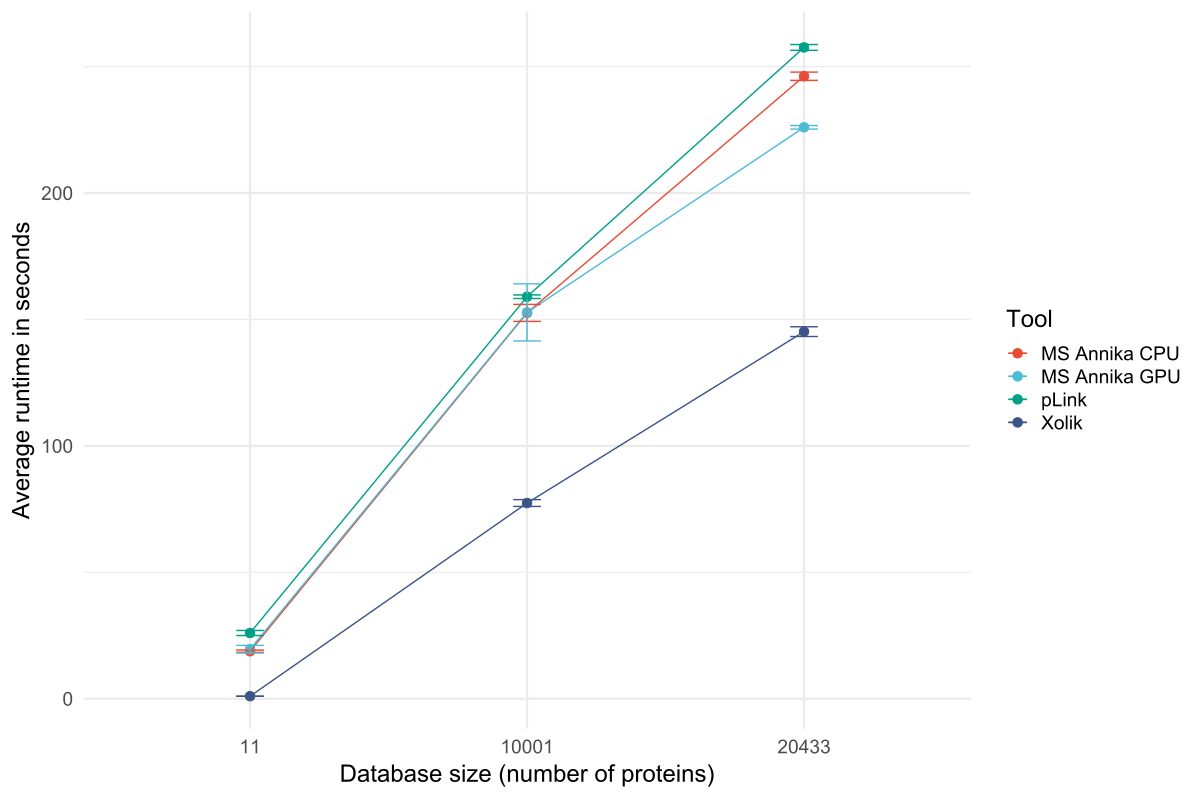

Recreate this plot in R.
library(tidyverse)
library(readxl)
library(ggsci)
# https://github.com/nanxstats/ggsci

df <- read_excel("plot2.xlsx")
df$Database <- as.factor(df$Database)

# export 1200 x 800

lw = 0.5
ggplot(df, aes(Database, Mean, color = Tool)) +
  scale_color_npg() +
  geom_point(size = 3) + 
  geom_line(aes(group = Tool), linewidth = lw) +
  geom_errorbar(aes(ymin = Mean - SD, ymax = Mean + SD), width = 0.1, linewidth = lw) +
  xlab("Database size (number of proteins)") +
  ylab("Average runtime in seconds") +
  theme_minimal(base_size = 18)
